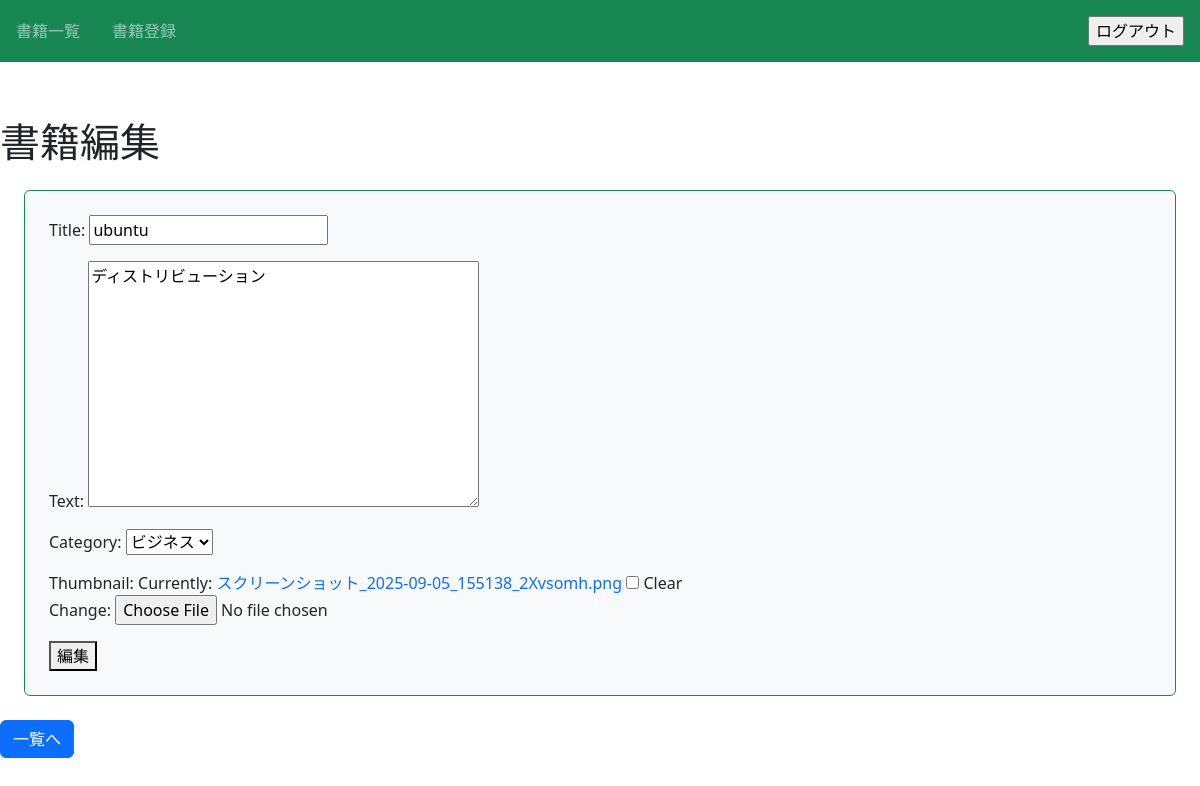
/book/12/update/ (signed in), run on the app's committed database.
### book/models.py (models this page shows, shortened)
class Book(Model):
    title = CharField(max_length=100)
    text = TextField()
    thumbnail = ImageField(null=True, blank=True)
    category = CharField(max_length=100,choices=CATEGORY)
    user = ForeignKey('auth.User',on_delete=CASCADE)

### book/views.py (the view, shortened to what this page needs)
# urls.py: path('book/<int:pk>/update/',UpdateBookView.as_view(),name='update-book'),
class UpdateBookView(LoginRequiredMixin,UpdateView):
    template_name = 'book/book_update.html'
    model = Book
    fields = ('title','text','category','thumbnail')
    def get_object(self, queryset =None):
        obj = super().get_object(queryset)
        if obj.user != self.request.user:
            raise PermissionDenied
        return obj

### book/templates/book/book_update.html (shortened to what this page needs)
{% extends 'base.html' %}
{% block content %}
    <h1>書籍編集</h1>
    <form method="post" enctype="multipart/form-data" class="p-4 m-4 bg-light border border-success rounded form-group">
        {{form.as_p}}
        <button type='submit'>編集</button>
    </form>
    <a href="{% url 'list-book' %}" class="btn btn-primary">一覧へ</a>
{% endblock content %}

### book/static/book/css/style.css (style rules this page uses)
a { text-decoration: none !important; }

### data on the page
Book: title "ubuntu", text "ディストリビューション", category "ビジネス"
